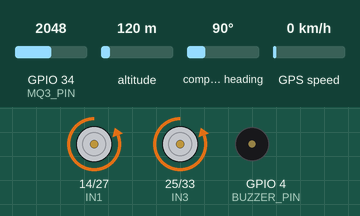
Simulated run of this sketch. Board: ESP32. On the bench: motor-driver pin pairs drawn as motors (green arrow = first pin HIGH = forward, orange = second pin HIGH = backward, longer = more drive), buzzer (waves = sounding, pin HIGH). The test bench sets the inputs (shaded band); at power-on: GPIO 34 (MQ3_PIN) = 2048, altitude 120 m, compass heading 90°, GPS speed 0 km/h. WiFi joins after 1.5 s; servers stay silent unless stated; the local clock reads 2024-03-15 10:24:30 at power-on unless the sketch sets it; the GPS gets a fix after 3 s at 37.7749, -122.4194 with 8 satellites; no MQTT or app messages arrive unless stated; what the sketch prints to the serial monitor is not drawn.

Above: at 4.7 s.
4.8 s: GPIO 34 (MQ3_PIN) set to 2139
6.8 s: GPIO 34 (MQ3_PIN) set to 2259
At 8.4 s:
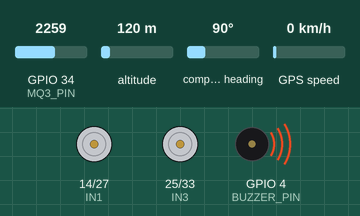
At 10.0 s:
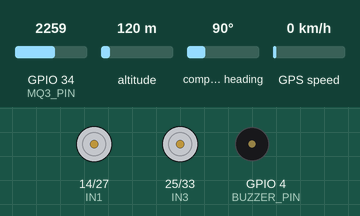
Timing chart, 0 to 11.5 s (numbered marks = the images above; inputs shaded):
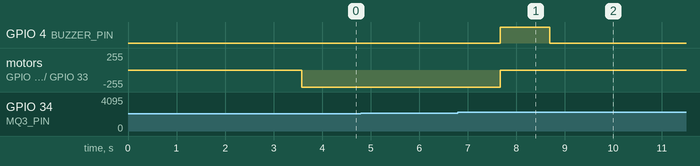

Measured:
- the behaviour switches between 2200 and 2201 on GPIO 34 (MQ3_PIN) (found by bisection; images 0 and 1)
- after the input at 4.8 s, every drawn part: stays the same
- after the input at 6.8 s, GPIO 4 (BUZZER_PIN): LOW → HIGH after 0.87 s, → LOW 1.0 s later; motor on GPIO 14 (IN1) / GPIO 27 (IN2), motor on GPIO 25 (IN3) / GPIO 33 (IN4): backward 255/255 → stopped after 0.87 s

The sketch:

safedrive.ino
```cpp
#include <WiFi.h>
#include <PubSubClient.h>
#include <TinyGPSPlus.h>
#include <HardwareSerial.h>
#include <time.h>

// WiFi credentials
const char* ssid = "Pk123";
const char* password = "123456789";

// MQTT Broker
const char* mqtt_server = "test.mosquitto.org";
const int mqtt_port = 1883;
const char* mqtt_topic = "esp32/alcohol";

// GPS Serial Setup
HardwareSerial GPSserial(1);  // Use Serial1 (GPIO 16 RX, 17 TX)
TinyGPSPlus gps;

// MQ-3 Sensor
#define MQ3_PIN 34

// Motor A (Left)
const int IN1 = 14;
const int IN2 = 27;

// Motor B (Right)
const int IN3 = 25;
const int IN4 = 33;

// Buzzer
const int BUZZER_PIN = 4;

// Threshold
const int ALCOHOL_THRESHOLD = 2200;
bool isStopped = false;

// Fallback location if GPS fails
const float DEFAULT_LAT = 17.5203;  // Default latitude
const float DEFAULT_LON = 78.3674; // Default longitude

WiFiClient espClient;
PubSubClient client(espClient);

void moveForward();
void stopMotors();
void reconnectMQTT();
String getTimeStamp();
void readGPS();

void setup() {
  Serial.begin(115200);
  GPSserial.begin(9600, SERIAL_8N1, 16, 17);  // GPS baud, RX, TX

  pinMode(IN1, OUTPUT);
  pinMode(IN2, OUTPUT);
  pinMode(IN3, OUTPUT);
  pinMode(IN4, OUTPUT);
  pinMode(BUZZER_PIN, OUTPUT);

  WiFi.begin(ssid, password);
  Serial.print("Connecting to WiFi");
  while (WiFi.status() != WL_CONNECTED) {
    delay(500);
    Serial.print(".");
  }
  Serial.println("\nWiFi Connected");

  configTime(19800, 0, "pool.ntp.org"); // GMT+5:30 for IST
  delay(2000);

  client.setServer(mqtt_server, mqtt_port);
}

void loop() {
  if (!client.connected()) {
    reconnectMQTT();
  }
  client.loop();

  readGPS();

  if (isStopped) {
    stopMotors();
    digitalWrite(BUZZER_PIN, LOW);
    return;
  }

  int alcoholValue = analogRead(MQ3_PIN);
  float voltage = alcoholValue * (3.3 / 4095.0);
  String timeStamp = getTimeStamp();

  Serial.print("Alcohol Value: ");
  Serial.print(alcoholValue);
  Serial.print(" | Voltage: ");
  Serial.print(voltage, 2);
  Serial.print(" | Time: ");
  Serial.println(timeStamp);

  if (alcoholValue > ALCOHOL_THRESHOLD) {
    Serial.println("⚠️ Alcohol Detected! STOP, Buzzer ON");
    stopMotors();
    digitalWrite(BUZZER_PIN, HIGH);
    isStopped = true;

    // Use GPS data or fallback to default if GPS is unavailable
    float lat = gps.location.isValid() ? gps.location.lat() : DEFAULT_LAT;
    float lon = gps.location.isValid() ? gps.location.lng() : DEFAULT_LON;

    String payload = "{";
    payload += "\"timestamp\":\"" + timeStamp + "\",";
    payload += "\"alcohol\":" + String(alcoholValue) + ",";
    payload += "\"voltage\":" + String(voltage, 2) + ",";
    payload += "\"latitude\":" + String(lat, 6) + ",";
    payload += "\"longitude\":" + String(lon, 6);
    payload += "}";

    Serial.println("📤 Sending MQTT payload:");
    Serial.println(payload);

    client.publish(mqtt_topic, payload.c_str());
  } else {
    Serial.println("✅ No Alcohol Detected. Moving Forward");
    digitalWrite(BUZZER_PIN, LOW);
    moveForward();
  }

  delay(1000);
}

void moveForward() {
  digitalWrite(IN1, LOW);
  digitalWrite(IN2, HIGH);
  digitalWrite(IN3, LOW);
  digitalWrite(IN4, HIGH);
}

void stopMotors() {
  digitalWrite(IN1, LOW);
  digitalWrite(IN2, LOW);
  digitalWrite(IN3, LOW);
  digitalWrite(IN4, LOW);
}

void reconnectMQTT() {
  while (!client.connected()) {
    Serial.print("Attempting MQTT connection...");
    if (client.connect("ESP32AlcoholClient")) {
      Serial.println("connected");
    } else {
      Serial.print("failed, rc=");
      Serial.print(client.state());
      Serial.println(" retrying in 5 seconds");
      delay(5000);
    }
  }
}

String getTimeStamp() {
  struct tm timeinfo;
  if (!getLocalTime(&timeinfo)) {
    return "NoTime";
  }
  char buffer[30];
  strftime(buffer, sizeof(buffer), "%Y-%m-%d %H:%M:%S", &timeinfo);
  return String(buffer);
}

void readGPS() {
  while (GPSserial.available() > 0) {
    gps.encode(GPSserial.read());
  }

  if (gps.location.isValid()) {
    Serial.print("📡 GPS: ");
    Serial.print("Lat: ");
    Serial.print(gps.location.lat(), 6);
    Serial.print(", Lon: ");
    Serial.println(gps.location.lng(), 6);
  } else {
    Serial.println("❌ GPS location not available");
  }
}
```
